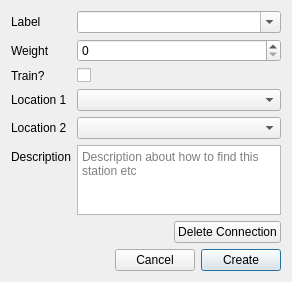
<?xml version="1.0" encoding="UTF-8"?>
<ui version="4.0">
 <class>Form</class>
 <widget class="QWidget" name="Form">
  <property name="geometry">
   <rect>
    <x>0</x>
    <y>0</y>
    <width>292</width>
    <height>218</height>
   </rect>
  </property>
  <property name="sizePolicy">
   <sizepolicy hsizetype="Expanding" vsizetype="Expanding">
    <horstretch>0</horstretch>
    <verstretch>0</verstretch>
   </sizepolicy>
  </property>
  <property name="windowTitle">
   <string>Form</string>
  </property>
  <layout class="QVBoxLayout" name="verticalLayout">
   <property name="sizeConstraint">
    <enum>QLayout::SetDefaultConstraint</enum>
   </property>
   <item>
    <layout class="QFormLayout" name="formLayout">
     <item row="4" column="0">
      <widget class="QLabel" name="label">
       <property name="text">
        <string>Location 1</string>
       </property>
      </widget>
     </item>
     <item row="5" column="0">
      <widget class="QLabel" name="label_2">
       <property name="text">
        <string>Location 2</string>
       </property>
      </widget>
     </item>
     <item row="4" column="1">
      <widget class="QComboBox" name="location_combo1"/>
     </item>
     <item row="5" column="1">
      <widget class="QComboBox" name="location_combo2"/>
     </item>
     <item row="1" column="0">
      <widget class="QLabel" name="label_3">
       <property name="text">
        <string>Label</string>
       </property>
      </widget>
     </item>
     <item row="2" column="1">
      <widget class="QSpinBox" name="edit_weight"/>
     </item>
     <item row="2" column="0">
      <widget class="QLabel" name="label_4">
       <property name="text">
        <string>Weight</string>
       </property>
      </widget>
     </item>
     <item row="3" column="0">
      <widget class="QLabel" name="label_5">
       <property name="text">
        <string>Train?</string>
       </property>
      </widget>
     </item>
     <item row="3" column="1">
      <widget class="QCheckBox" name="edit_train">
       <property name="text">
        <string/>
       </property>
      </widget>
     </item>
     <item row="6" column="1">
      <widget class="QPlainTextEdit" name="edit_description">
       <property name="sizeAdjustPolicy">
        <enum>QAbstractScrollArea::AdjustToContents</enum>
       </property>
       <property name="placeholderText">
        <string>Description about how to find this station etc</string>
       </property>
      </widget>
     </item>
     <item row="6" column="0">
      <widget class="QLabel" name="label_6">
       <property name="text">
        <string>Description</string>
       </property>
      </widget>
     </item>
     <item row="1" column="1">
      <widget class="QComboBox" name="edit_label">
       <property name="editable">
        <bool>true</bool>
       </property>
      </widget>
     </item>
    </layout>
   </item>
   <item>
    <layout class="QHBoxLayout" name="horizontalLayout_2">
     <item>
      <spacer name="horizontalSpacer_2">
       <property name="orientation">
        <enum>Qt::Horizontal</enum>
       </property>
       <property name="sizeHint" stdset="0">
        <size>
         <width>40</width>
         <height>20</height>
        </size>
       </property>
      </spacer>
     </item>
     <item>
      <widget class="QPushButton" name="delete_connection">
       <property name="text">
        <string>Delete Connection</string>
       </property>
      </widget>
     </item>
    </layout>
   </item>
   <item>
    <spacer name="verticalSpacer">
     <property name="orientation">
      <enum>Qt::Vertical</enum>
     </property>
     <property name="sizeHint" stdset="0">
      <size>
       <width>20</width>
       <height>40</height>
      </size>
     </property>
    </spacer>
   </item>
   <item>
    <layout class="QHBoxLayout" name="horizontalLayout">
     <item>
      <spacer name="horizontalSpacer">
       <property name="orientation">
        <enum>Qt::Horizontal</enum>
       </property>
       <property name="sizeHint" stdset="0">
        <size>
         <width>40</width>
         <height>20</height>
        </size>
       </property>
      </spacer>
     </item>
     <item>
      <widget class="QPushButton" name="cancel_button">
       <property name="text">
        <string>Cancel</string>
       </property>
      </widget>
     </item>
     <item>
      <widget class="QPushButton" name="ok_button">
       <property name="text">
        <string>Create</string>
       </property>
       <property name="default">
        <bool>true</bool>
       </property>
      </widget>
     </item>
    </layout>
   </item>
  </layout>
 </widget>
 <resources/>
 <connections/>
</ui>
